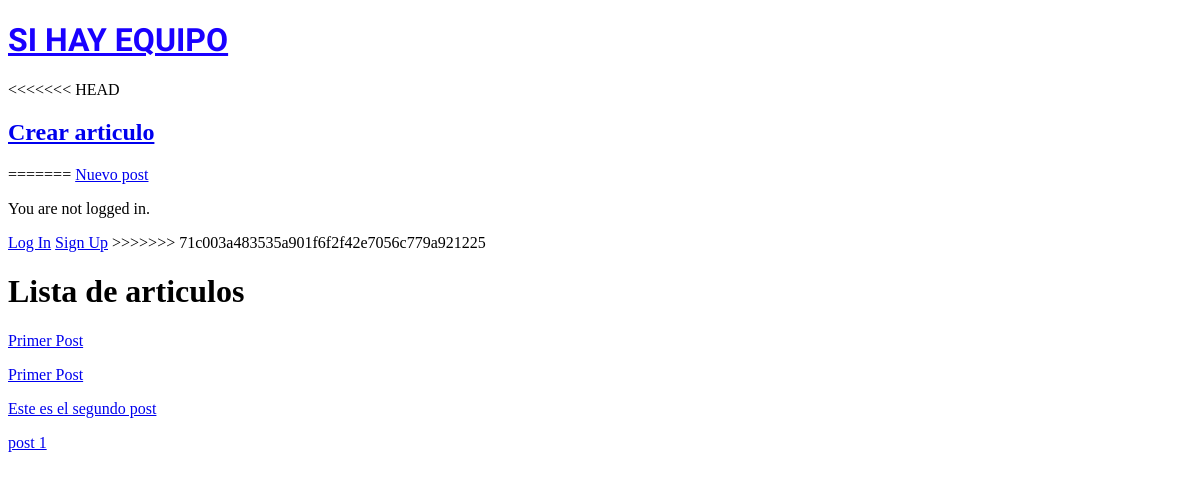
Before: / with the older database file.
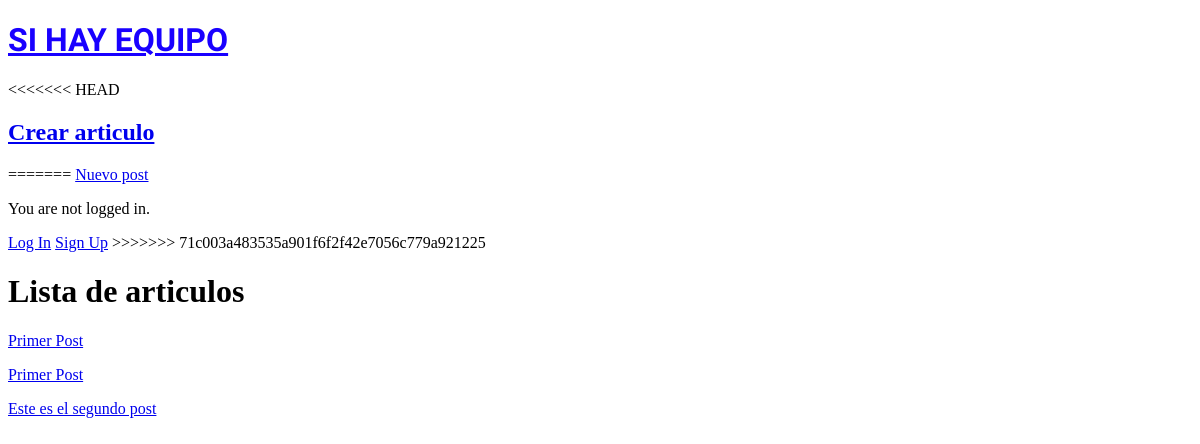
After: the same page with the newer database file.
### pages/models.py (models this page shows, shortened)
class Post(models.Model):
    title = models.CharField(max_length=30)
    description = models.TextField(max_length=200)

### pages/views.py (the view)
# urls.py: path('', PostListView.as_view(), name="post_list"),
class PostListView(ListView):
    model = Post
    template_name = 'home.html'

### templates/home.html
{% extends 'base.html' %}
{% block content %}
<h1>Lista de articulos</h1>
{% for post in post_list %}
<a href="{% url 'post_detail' post.pk %}"><p>{{post.title}}</p></a>
{% endfor %}
{% endblock %}

Changed rows visible on the page:
removed Post: title "post 1"
